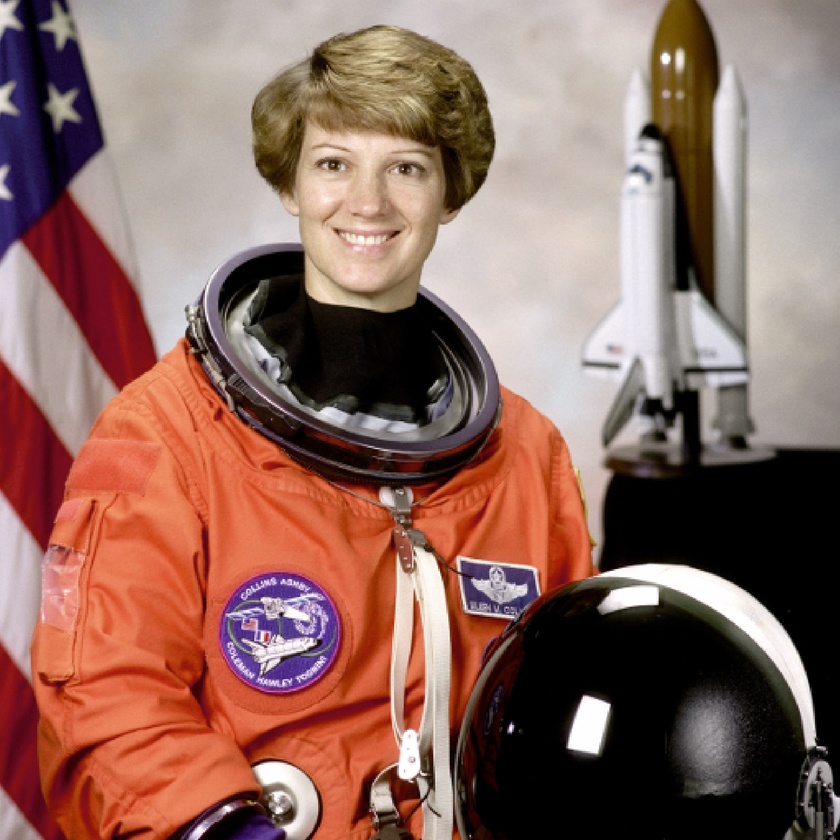
#> input picture ch_07_domain/example.jpg, 840 x 840 px, shrunk from 1737 x 1739 before the run
$ jupyter execute '106_평균 블러링 예제[.ipynb'
#> lines starting #> are read from the running program, lines starting #| are printed output that depends on the picture
[cell 1]
import cv2, numpy as np, matplotlib.pyplot as plt

# 이미지 불러오기
image = cv2.imread('example.jpg', cv2.IMREAD_GRAYSCALE)
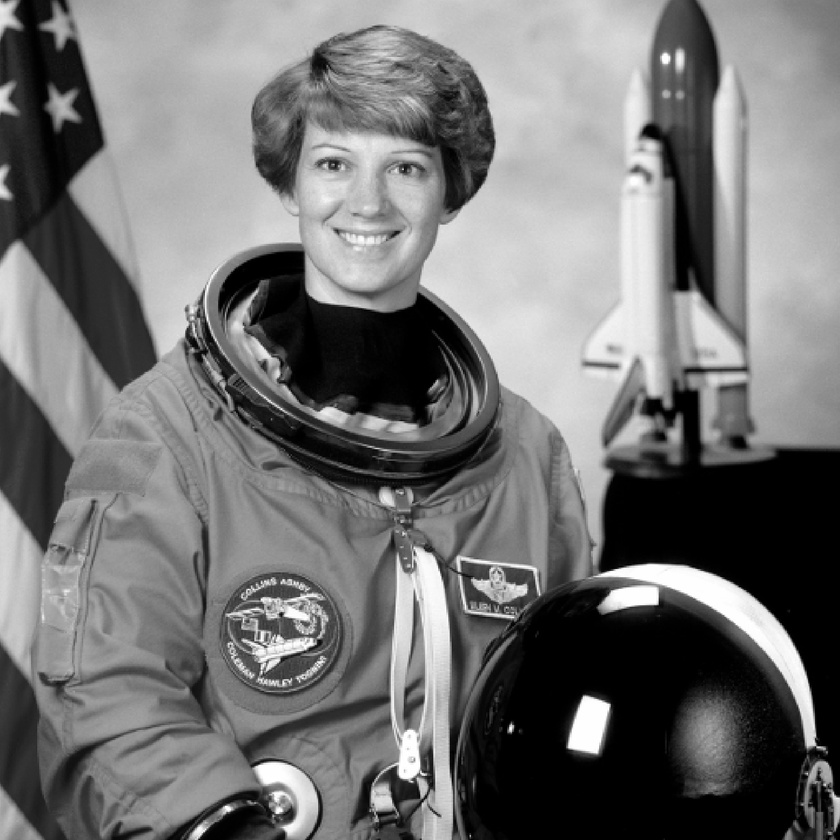
#> image: shape (840, 840); min 0, max 255, mean 115.4

# 평균 필터 커널 생성
ks = kernel_size = 17 # 커널 사이즈
kernel = np.ones((ks, ks), np.float32)/ks**2

# filter2D를 사용하여 커널을 이미지에 적용 (평균 블러)
blurred_image = cv2.filter2D(image, -1, kernel)
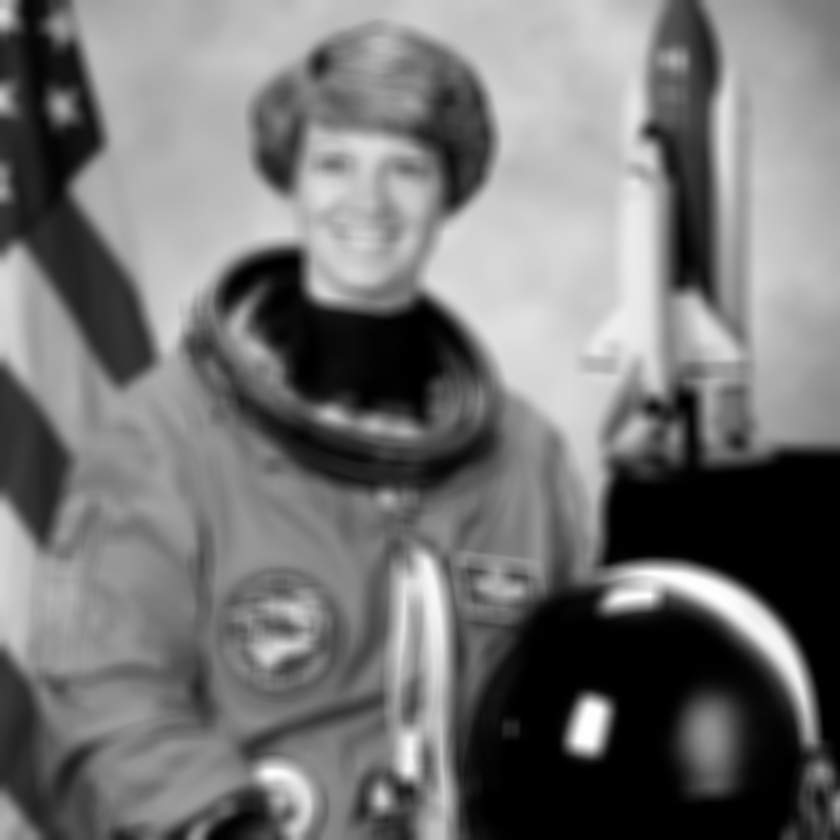
#> blurred_image: shape (840, 840); min 0, max 254, mean 115.4

# 원본 이미지와 평균 블러 적용된 이미지 비교 출력
plt.figure(figsize=(10, 5))

# 원본 이미지 출력
plt.subplot(1, 2, 1)
plt.imshow(image, cmap="gray")
plt.title('Original Image')
plt.axis('off')

# 평균 블러링된 이미지 출력
plt.subplot(1, 2, 2)
plt.imshow(blurred_image, cmap="gray")
plt.title( f'{ks}x{ks} Average Blurred Image' )
plt.axis('off')

plt.tight_layout()
plt.show()
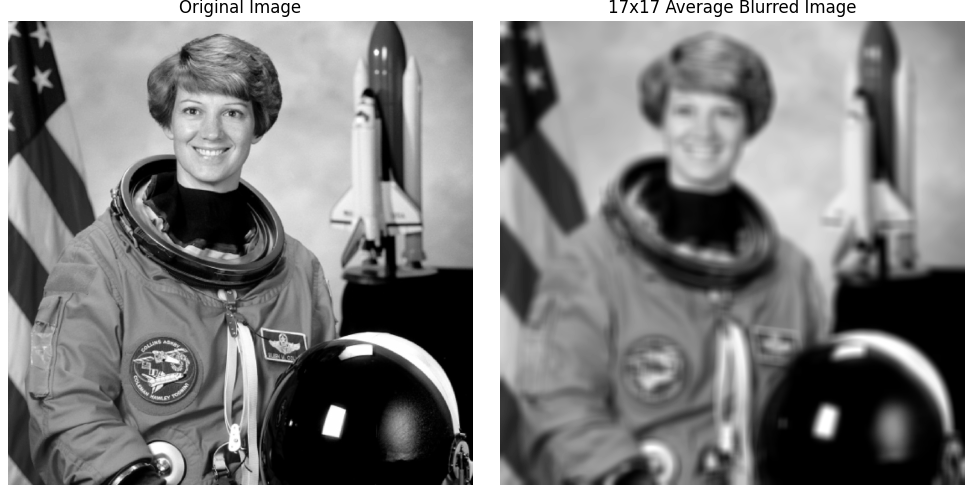
#> figure drawn by matplotlib, 2 panels

$ run again, with ch_07_domain/sharpen.jpg copied over ch_07_domain/example.jpg
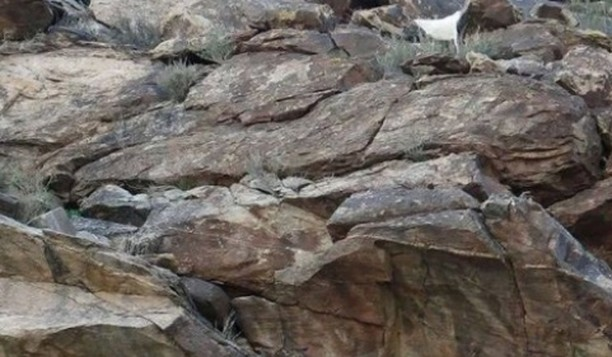
#> input picture ch_07_domain/sharpen.jpg, 612 x 357 px
#> `blurred_image = cv2.filter2D(image, -1, kernel)`:
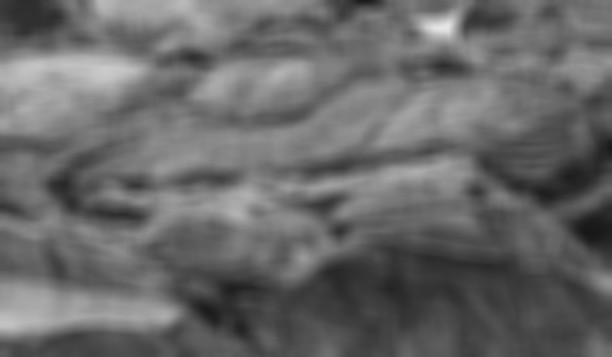
#> blurred_image: shape (357, 612); min 24, max 231, mean 104.2
#> `plt.show()`:
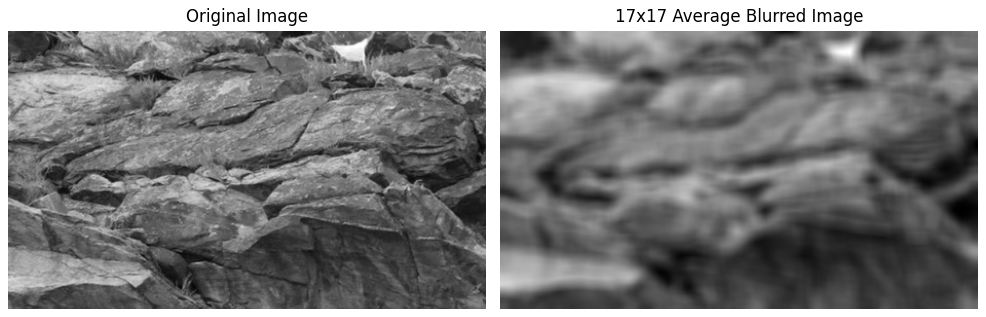
#> figure drawn by matplotlib, 2 panels
